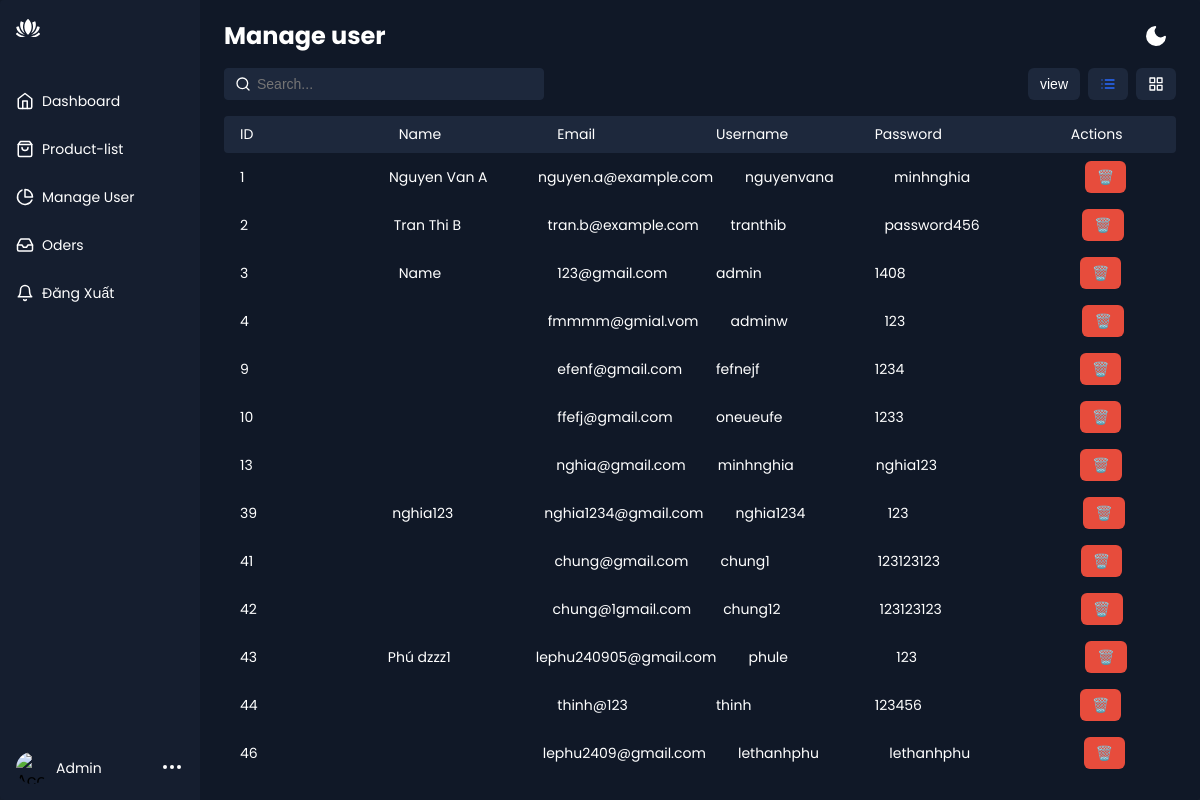
Page /?controller=userManage&action=index (signed in) on the committed database.
### tables this page shows
CREATE TABLE `user` (
  `id` int(11) NOT NULL,
  `name` varchar(255) DEFAULT NULL,
  `email` varchar(255) NOT NULL,
  `phone` varchar(20) DEFAULT NULL,
  `address` varchar(255) DEFAULT NULL,
  `username` varchar(255) NOT NULL,
  `password` varchar(255) NOT NULL,
  `account_status` varchar(50) DEFAULT NULL,
  `role_id` int(11) DEFAULT NULL,
  `created_at` datetime DEFAULT current_timestamp(),
  `updated_at` datetime DEFAULT current_timestamp() ON UPDATE current_timestamp(),
  `gender` enum('Male','Female','Other') DEFAULT 'Other',
  `remember_token` varchar(255) DEFAULT NULL
);

### controllers/managements/UserManageController.php (called while the page is built, shortened)
<?php
include_once('models/User.php');
class UserManageController extends BaseController
{
    public function index(): void
    {
        $users = User::getAllUsers();
        $this->render('index', ['users' => $users], 'admin');
    }
}

### routes.php (called while the page is built, shortened)
<?php
    $controller = new $controllerName;
    $controller->$action();

### index.php (called while the page is built, shortened)
<?php
require_once('models/User.php');
require_once('routes.php');

### models/User.php (called while the page is built, shortened)
<?php
    class user {
        public static function getAllUsers() {
        $db = DB::getInstance();
        $stmt = $db->prepare("SELECT * FROM user");
        $stmt->execute();
        return $stmt->fetchAll();
    }
}

### views/managements/user/index.php (the view, shortened to what this page needs)
<div class="app-content">
    <div class="app-content-header">
        <h1 class="app-content-headerText">Manage user</h1>
        <button class="mode-switch" title="Switch Theme">
            <svg
                class="moon"
                fill="none"
                stroke="currentColor"
                stroke-linecap="round"
                stroke-linejoin="round"
                stroke-width="2"
                width="24"
                height="24"
                viewBox="0 0 24 24"
            >
                <defs></defs>
                <path d="M21 12.79A9 9 0 1111.21 3 7 7 0 0021 12.79z"></path>
            </svg>
        </button>
    </div>
    <div class="app-content-actions">
        <input class="search-bar" placeholder="Search..." type="text" />
        <div class="app-content-actions-wrapper">
            <div class="filter-button-wrapper">
                <button class="action-button filter jsFilter">view</button>
            </div>
            <button class="action-button list active" title="List View">
            </button>
            <button class="action-button grid" title="Grid View">
            </button>
        </div>
    </div>
    <div class="products-area-wrapper tableView">
    <div class="products-header">
        <div class="product-cell image">ID</div>
        <div class="product-cell category">Name</div>
        <div class="product-cell status-cell">Email</div>
        <div class="product-cell sales">Username</div>
        <div class="product-cell stock">Password</div>
        <div class="product-cell price">Actions</div>
    </div>
    <?php foreach ($users as $user): ?>
    <div class="products-row">
        <div class="product-cell image">
            <span><?= $user['id']; ?></span>
        </div>
        <div class="product-cell category">
            <span class="cell-label">Name:</span><?= $user['name']; ?>
        </div>
        <div class="product-cell status-cell">
            <span class="cell-label">Email:</span><?= $user['email']; ?>
        </div>
        <div class="product-cell sales">
            <span class="cell-label">Username:</span><?= $user['username']; ?>
        </div>
        <div class="product-cell stock">
            <span class="cell-label">Password:</span><?= $user['password']; ?>
        </div>
        <div class="product-cell price">
    <form action="?controller=userManage&action=deleteUser&id=<?= $user['id']; ?>" method="POST" style="display:inline;">
        <button type="submit" class="action-button delete">🗑️</button>
    </form>
        </div>
    </div>
    <?php endforeach; ?>
</div>

### assets/css/style.css (style rules this page uses)
* { box-sizing: border-box; }
:root { --app-bg: #101827; --sidebar: rgba(21, 30, 47, 1); --sidebar-main-color: #fff; --table-border: #1a2131; --table-header: #1a2131; --app-content-main-color: #fff; --sidebar-link: #fff; --sidebar-active-link: #1d283c; --sidebar-hover-link: #1a2539; --action-color: #2869ff; --action-color-hover: #6291fd; --app-content-secondary-color: #1d283c; --filter-reset: #2c394f; --filter-shadow: rgba(16, 24, 39, 0.8) 0px 6px 12px -2px, rgba(0, 0, 0, 0.3) 0px 3px 7px -3px; }
body, html { margin: 0; padding: 0; height: 100%; width: 100%; }
body { overflow: hidden; font-family: "Poppins", sans-serif; background-color: var(--app-bg); -webkit-font-smoothing: antialiased; -moz-osx-font-smoothing: grayscale; }
.mode-switch { background-color: transparent; border: none; padding: 0; color: var(--app-content-main-color); display: flex; justify-content: center; align-items: center; margin-left: auto; margin-right: 8px; cursor: pointer; }
.mode-switch .moon { fill: var(--app-content-main-color); }
.app-content { padding: 16px; background-color: var(--app-bg); height: 100%; flex: 1; max-height: 100%; display: flex; flex-direction: column; overflow-y: auto; height: 100vh; }
.app-content-header { display: flex; align-items: center; justify-content: space-between; padding: 0 4px; }
.app-content-headerText { color: var(--app-content-main-color); font-size: 24px; line-height: 32px; margin: 0; }
.app-content-actions { display: flex; justify-content: space-between; align-items: center; padding: 16px 4px; }
.app-content-actions-wrapper { display: flex; align-items: center; margin-left: auto; }
.search-bar { background-color: var(--app-content-secondary-color); border: 1px solid var(--app-content-secondary-color); color: var(--app-content-main-color); font-size: 14px; line-height: 24px; border-radius: 4px; padding: 0px 10px 0px 32px; height: 32px; background-size: 16px; background-repeat: no-repeat; background-position: left 10px center; width: 100%; max-width: 320px; transition: 0.2s; }
.search-bar:placeholder { color: var(--app-content-main-color); }
.action-button { border-radius: 4px; height: 32px; background-color: var(--app-content-secondary-color); border: 1px solid var(--app-content-secondary-color); display: flex; align-items: center; color: var(--app-content-main-color); font-size: 14px; margin-left: 8px; cursor: pointer; }
.action-button:focus, .action-button.active { outline: none; color: var(--action-color); border-color: var(--action-color); }
.filter-button-wrapper { position: relative; }
.products-area-wrapper { width: 100%; max-height: 100%; overflow: auto; padding: 0 4px; }
.tableView .products-header { display: flex; align-items: center; border-radius: 4px; background-color: var(--app-content-secondary-color); position: sticky; top: 0; }
.tableView .products-row { display: flex; align-items: center; border-radius: 4px; }
.tableView .product-cell { flex: 1; padding: 8px 16px; color: var(--app-content-main-color); font-size: 14px; display: flex; align-items: center; }
.product-cell.price { display: flex; gap: 8px; align-items: center; justify-content: center; }
.action-button { padding: 6px 12px; border: none; border-radius: 6px; font-size: 14px; cursor: pointer; transition: background-color 0.2s ease; color: #fff; }
.action-button.delete { background-color: #e74c3c; }
.app-content { flex: 1; max-height: 100vh; overflow-y: auto; padding: 20px; }

### rows in the picture
user: id "1", name "Nguyen Van A", email "nguyen.a@example.com", username "nguyenvana", password "minhnghia"
user: id "2", name "Tran Thi B", email "tran.b@example.com", username "tranthib", password "password456"
user: id "3", name "Name", email "123@gmail.com", username "admin", password "1408"
user: id "4", email "fmmmm@gmial.vom", username "adminw", password "123"
user: id "9", email "efenf@gmail.com", username "fefnejf", password "1234"
user: id "10", email "ffefj@gmail.com", username "oneueufe", password "1233"
user: id "13", email "nghia@gmail.com", username "minhnghia", password "nghia123"
user: id "39", name "nghia123", email "nghia1234@gmail.com", username "nghia1234", password "123"
user: id "41", email "chung@gmail.com", username "chung1", password "123123123"
user: id "42", email "chung@1gmail.com", username "chung12", password "123123123"
user: id "43", name "Phú dzzz1", email "lephu240905@gmail.com", username "phule", password "123"
user: id "44", email "thinh@123", username "thinh", password "123456"
user: id "46", email "lephu2409@gmail.com", username "lethanhphu", password "lethanhphu"
